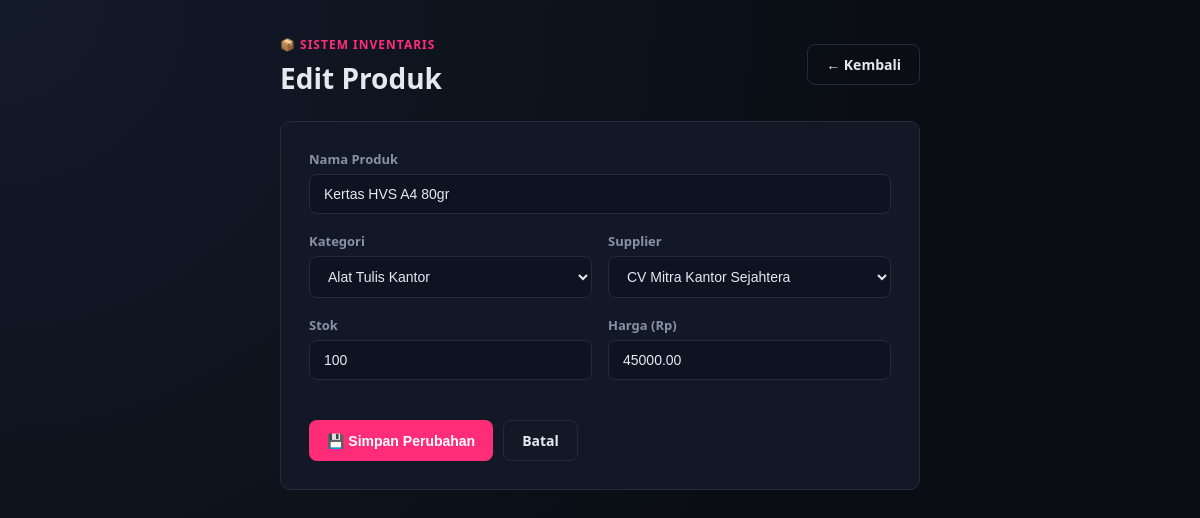
The app's page /update.php?id=2 with its own data.
### tables this page shows
CREATE TABLE IF NOT EXISTS produk (
    id_produk INT AUTO_INCREMENT PRIMARY KEY,
    nama_produk VARCHAR(150) NOT NULL,
    id_kategori INT NOT NULL,
    id_supplier INT NOT NULL,
    stok INT NOT NULL DEFAULT 0,
    harga DECIMAL(12,2) NOT NULL DEFAULT 0,
    created_at TIMESTAMP DEFAULT CURRENT_TIMESTAMP,
    updated_at TIMESTAMP DEFAULT CURRENT_TIMESTAMP ON UPDATE CURRENT_TIMESTAMP,
    CONSTRAINT fk_produk_kategori FOREIGN KEY (id_kategori)
        REFERENCES kategori(id_kategori) ON DELETE RESTRICT ON UPDATE CASCADE,
    CONSTRAINT fk_produk_supplier FOREIGN KEY (id_supplier)
        REFERENCES supplier(id_supplier) ON DELETE RESTRICT ON UPDATE CASCADE
);

CREATE TABLE IF NOT EXISTS kategori (
    id_kategori INT AUTO_INCREMENT PRIMARY KEY,
    nama_kategori VARCHAR(100) NOT NULL,
    created_at TIMESTAMP DEFAULT CURRENT_TIMESTAMP
);

CREATE TABLE IF NOT EXISTS supplier (
    id_supplier INT AUTO_INCREMENT PRIMARY KEY,
    nama_supplier VARCHAR(150) NOT NULL,
    kontak VARCHAR(50) NOT NULL,
    alamat VARCHAR(255) DEFAULT NULL,
    created_at TIMESTAMP DEFAULT CURRENT_TIMESTAMP
);

### includes/functions.php (called while the page is built, shortened)
<?php
function h(?string $string): string
{
    return htmlspecialchars($string ?? '', ENT_QUOTES, 'UTF-8');
}

### update.php (the view, shortened to what this page needs)
<?php
require_once __DIR__ . '/includes/functions.php';
$pdo = Database::getInstance()->getConnection();
$id = (int) ($_GET['id'] ?? 0);
$stmt = $pdo->prepare("SELECT * FROM produk WHERE id_produk = :id");
$stmt->execute([':id' => $id]);
$produk = $stmt->fetch();
$kategoriList = $pdo->query("SELECT id_kategori, nama_kategori FROM kategori ORDER BY nama_kategori")->fetchAll();
$supplierList = $pdo->query("SELECT id_supplier, nama_supplier FROM supplier ORDER BY nama_supplier")->fetchAll();
?>
<!DOCTYPE html>
<html lang="id">
<head>
<link rel="stylesheet" href="assets/style.css">
</head>
<body>
<div class="container container-form">
    <header class="page-header">
        <div>
            <span class="badge">📦 Sistem Inventaris</span>
            <h1>Edit Produk</h1>
        </div>
        <a href="index.php" class="btn btn-outline">← Kembali</a>
    </header>
    <form action="process/update_process.php" method="POST" class="card-form">
        <div class="form-group">
            <label for="nama_produk">Nama Produk</label>
            <input type="text" id="nama_produk" name="nama_produk" required maxlength="150"
                   value="<?= h($produk['nama_produk']) ?>">
        </div>
        <div class="form-row">
            <div class="form-group">
                <label for="id_kategori">Kategori</label>
                <select id="id_kategori" name="id_kategori" required>
                    <?php foreach ($kategoriList as $k): ?>
                        <option value="<?= (int) $k['id_kategori'] ?>"
                            <?= (int) $k['id_kategori'] === (int) $produk['id_kategori'] ? 'selected' : '' ?>>
                            <?= h($k['nama_kategori']) ?>
                        </option>
                    <?php endforeach; ?>
                </select>
            </div>
            <div class="form-group">
                <label for="id_supplier">Supplier</label>
                <select id="id_supplier" name="id_supplier" required>
                    <?php foreach ($supplierList as $s): ?>
                        <option value="<?= (int) $s['id_supplier'] ?>"
                            <?= (int) $s['id_supplier'] === (int) $produk['id_supplier'] ? 'selected' : '' ?>>
                            <?= h($s['nama_supplier']) ?>
                        </option>
                    <?php endforeach; ?>
                </select>
            </div>
        </div>
        <div class="form-row">
            <div class="form-group">
                <label for="stok">Stok</label>
                <input type="number" id="stok" name="stok" required min="0" value="<?= (int) $produk['stok'] ?>">
            </div>
            <div class="form-group">
                <label for="harga">Harga (Rp)</label>
                <input type="number" id="harga" name="harga" required min="0" step="0.01" value="<?= h((string) $produk['harga']) ?>">
            </div>
        </div>
        <div class="form-actions">
            <button type="submit" class="btn btn-primary">💾 Simpan Perubahan</button>
            <a href="index.php" class="btn btn-outline">Batal</a>
        </div>
    </form>
</div>
</body>
</html>

### assets/style.css (style rules this page uses)
:root { --bg: #0a0e14; --bg-card: #121826; --border: #232b3d; --pink: #ff2d78; --green: #2ee6a6; --text: #e6e9f0; --text-muted: #8892a6; --danger: #ff5470; --radius: 10px; }
* { box-sizing: border-box; }
body { margin: 0; font-family: 'Segoe UI', Roboto, Arial, sans-serif; background: radial-gradient(circle at top left, #131a2a, var(--bg) 60%); color: var(--text); min-height: 100vh; padding: 32px 16px; }
.container { max-width: 1100px; margin: 0 auto; }
.container-form { max-width: 640px; }
.page-header { display: flex; justify-content: space-between; align-items: center; flex-wrap: wrap; gap: 12px; margin-bottom: 24px; }
.badge { display: inline-block; color: var(--pink); font-weight: 700; letter-spacing: 1px; font-size: 12px; text-transform: uppercase; margin-bottom: 6px; }
.page-header h1 { margin: 0; font-size: 28px; }
.btn { display: inline-block; padding: 10px 18px; border-radius: 8px; text-decoration: none; font-weight: 600; font-size: 14px; cursor: pointer; border: none; transition: transform .12s ease, opacity .12s ease; }
.btn-primary { background: var(--pink); color: #fff; }
.btn-outline { background: transparent; color: var(--text); border: 1px solid var(--border); }
.card-form { background: var(--bg-card); border: 1px solid var(--border); border-radius: var(--radius); padding: 28px; }
.form-group { margin-bottom: 18px; }
.form-row { display: flex; gap: 16px; }
.form-row .form-group { flex: 1; }
label { display: block; margin-bottom: 6px; font-size: 13px; color: var(--text-muted); font-weight: 600; }
input[type="text"], input[type="number"], select { width: 100%; padding: 11px 14px; border-radius: 8px; border: 1px solid var(--border); background: #0d1320; color: var(--text); font-size: 14px; }
.form-actions { display: flex; gap: 10px; margin-top: 22px; }

### records on screen
produk: nama_produk "Kertas HVS A4 80gr", id_kategori "Alat Tulis Kantor", id_supplier "CV Mitra Kantor Sejahtera", stok "100", harga "45000.00"
